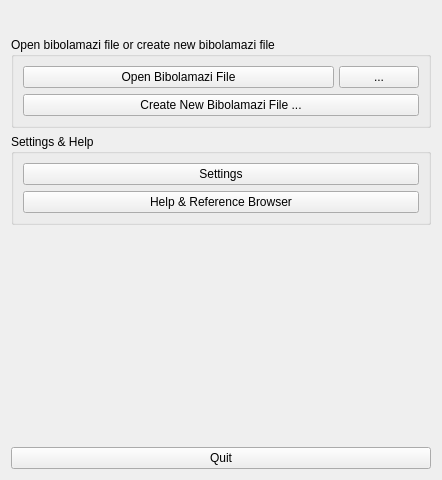
<?xml version="1.0" encoding="UTF-8"?>
<ui version="4.0">
 <class>StartupWidget</class>
 <widget class="QWidget" name="StartupWidget">
  <property name="geometry">
   <rect>
    <x>0</x>
    <y>0</y>
    <width>442</width>
    <height>480</height>
   </rect>
  </property>
  <property name="windowTitle">
   <string>Bibolamazi</string>
  </property>
  <layout class="QVBoxLayout" name="verticalLayout_3">
   <item>
    <layout class="QHBoxLayout" name="horizontalLayout">
     <item>
      <spacer name="horizontalSpacer">
       <property name="orientation">
        <enum>Qt::Horizontal</enum>
       </property>
       <property name="sizeHint" stdset="0">
        <size>
         <width>40</width>
         <height>20</height>
        </size>
       </property>
      </spacer>
     </item>
     <item>
      <widget class="QLabel" name="lblMain">
       <property name="sizePolicy">
        <sizepolicy hsizetype="Fixed" vsizetype="Fixed">
         <horstretch>0</horstretch>
         <verstretch>0</verstretch>
        </sizepolicy>
       </property>
       <property name="pixmap">
        <pixmap resource="bibolamazi_res.qrc">:/pic/bibolamazi.png</pixmap>
       </property>
      </widget>
     </item>
     <item>
      <spacer name="horizontalSpacer_2">
       <property name="orientation">
        <enum>Qt::Horizontal</enum>
       </property>
       <property name="sizeHint" stdset="0">
        <size>
         <width>40</width>
         <height>20</height>
        </size>
       </property>
      </spacer>
     </item>
    </layout>
   </item>
   <item>
    <widget class="QGroupBox" name="groupBox">
     <property name="title">
      <string>Open bibolamazi file or create new bibolamazi file</string>
     </property>
     <layout class="QGridLayout" name="gridLayout">
      <property name="horizontalSpacing">
       <number>5</number>
      </property>
      <item row="0" column="0">
       <widget class="QPushButton" name="btnOpenFile">
        <property name="text">
         <string>Open Bibolamazi File</string>
        </property>
       </widget>
      </item>
      <item row="1" column="0" colspan="2">
       <widget class="QPushButton" name="btnNewFile">
        <property name="text">
         <string>Create New Bibolamazi File ...</string>
        </property>
       </widget>
      </item>
      <item row="0" column="1">
       <widget class="QPushButton" name="btnOpenRecent">
        <property name="sizePolicy">
         <sizepolicy hsizetype="Fixed" vsizetype="Fixed">
          <horstretch>0</horstretch>
          <verstretch>0</verstretch>
         </sizepolicy>
        </property>
        <property name="text">
         <string>...</string>
        </property>
       </widget>
      </item>
     </layout>
    </widget>
   </item>
   <item>
    <widget class="QGroupBox" name="groupBox_2">
     <property name="title">
      <string>Settings &amp;&amp; Help</string>
     </property>
     <layout class="QGridLayout" name="gridLayout_2">
      <item row="0" column="0">
       <widget class="QPushButton" name="btnSettings">
        <property name="text">
         <string>Settings</string>
        </property>
       </widget>
      </item>
      <item row="1" column="0">
       <widget class="QPushButton" name="btnHelp">
        <property name="text">
         <string>Help &amp;&amp; Reference Browser</string>
        </property>
       </widget>
      </item>
     </layout>
    </widget>
   </item>
   <item>
    <spacer name="verticalSpacer">
     <property name="orientation">
      <enum>Qt::Vertical</enum>
     </property>
     <property name="sizeHint" stdset="0">
      <size>
       <width>20</width>
       <height>40</height>
      </size>
     </property>
    </spacer>
   </item>
   <item>
    <widget class="QPushButton" name="btnQuit">
     <property name="text">
      <string>Quit</string>
     </property>
     <property name="icon">
      <iconset resource="bibolamazi_res.qrc">
       <normaloff>:/pic/closehide.png</normaloff>:/pic/closehide.png</iconset>
     </property>
    </widget>
   </item>
  </layout>
 </widget>
 <resources>
  <include location="bibolamazi_res.qrc"/>
 </resources>
 <connections/>
</ui>
